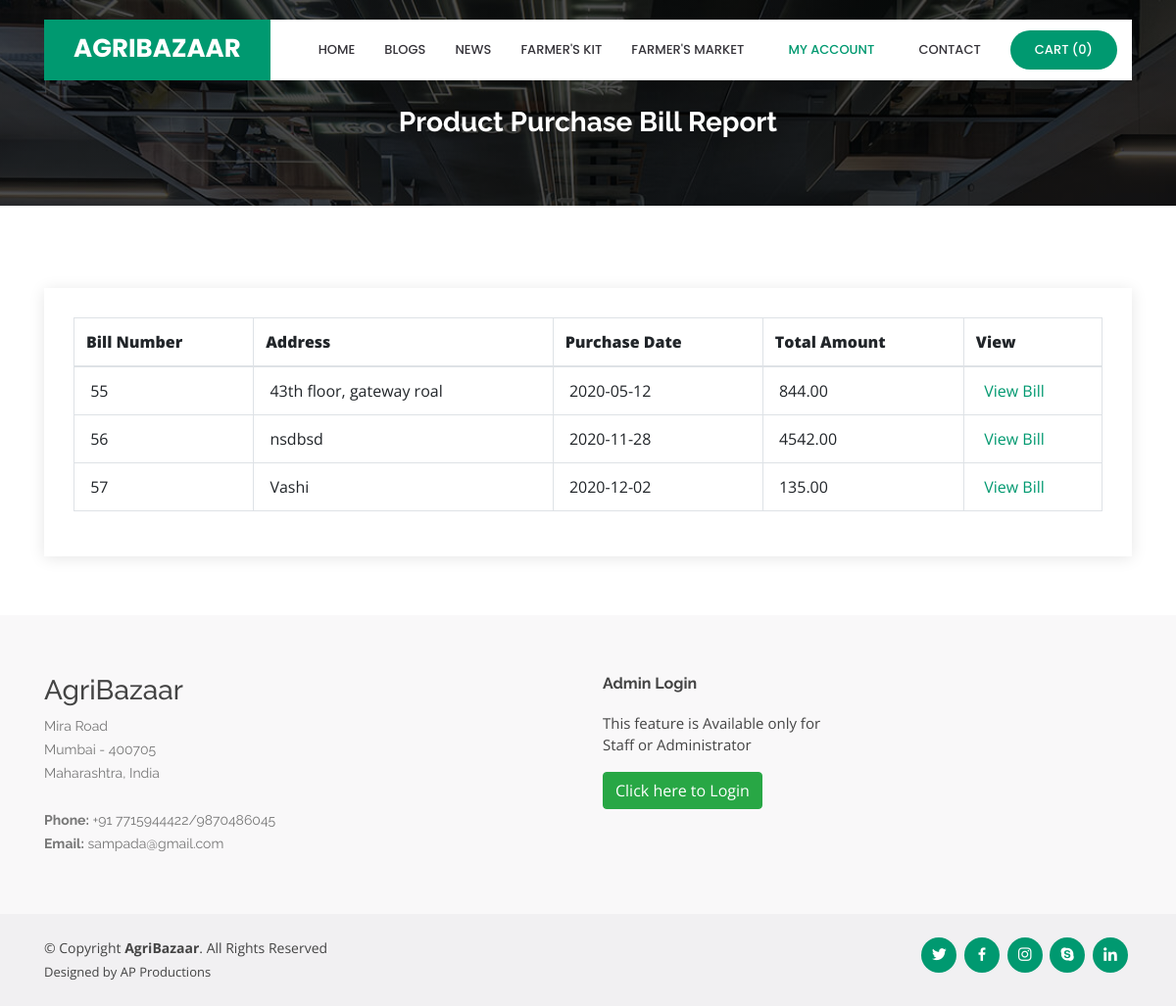
/viewadminpurchasereport.php (signed in), run on the app's committed database.
### tables this page shows
CREATE TABLE `product_purchase_bill` (
  `product_purchase_bill_id` int(10) NOT NULL,
  `customer_id` int(10) NOT NULL,
  `country_id` int(10) NOT NULL,
  `state_id` int(10) NOT NULL,
  `city_id` int(10) NOT NULL,
  `customer_name` varchar(25) NOT NULL,
  `customer_address` text NOT NULL,
  `pincode` varchar(10) NOT NULL,
  `customer_contact_number` varchar(15) NOT NULL,
  `purchase_date` date NOT NULL,
  `status` varchar(10) NOT NULL,
  `payment_type` varchar(25) NOT NULL,
  `payment_description` text NOT NULL,
  `seller_id` int(10) NOT NULL
);

### viewadminpurchasereport.php (the view, shortened to what this page needs)
<?php
include("header.php");
include("dbconnection.php");
?>
  <main id="main">
    <section id="cta" class="cta">
      <div class="container">
        <div class="text-center" data-aos="zoom-in">
		<br><br>
          <h3>Product Purchase Bill Report</h3>
        </div>
      </div>
    </section>
    <section id="contact" class="contact">
      <div class="container">
        <div class="row">
          <div class="col-lg-12" data-aos="fade-up" data-aos-delay="100">
            <div class="info mt-4 ">
<?php
							   $sql = "SELECT * FROM product_purchase_bill ";
							  $qsql = mysqli_query($con,$sql);
							  if(mysqli_num_rows($qsql)  == 0)
									{
										echo "<center>There is no Purchase Report to display!!</center>";
									}
									else
									{
							 ?>
<table class="table table-bordered " >
<thead>
<tr>
      <th><strong>Bill Number</strong></th>
      <th><strong>Address</strong></th>
      <th><strong>Purchase Date</strong></th>
      <th><strong>Total Amount</strong></th>
      <th><strong>View</strong></th>
  </tr>
  </thead>
  <tbody>
  <?php
							  while($rs = mysqli_fetch_array($qsql))
							  {
								  $sqlsum = "select sum(cost) from product_purchase_record where product_purchase_bill_id='$rs[product_purchase_bill_id]'";
								  $qsqlsum = mysqli_query($con,$sqlsum);
								  $rssum = mysqli_fetch_array($qsqlsum);
 echo "  <tr>
      <td>&nbsp;$rs[product_purchase_bill_id]</td>
      <td>&nbsp;$rs[customer_address]</td>
      <td>&nbsp;$rs[purchase_date]</td>
      <td>&nbsp;$rssum[0]</td>
      <td>&nbsp; <a href='printbill.php?billid=$rs[0]'>View Bill</a></td>
    </tr> ";
							  }
							  ?>
  </tbody>
</table>
<?php
							}
?>
            </div>
		  </div>
        </div>
      </div>
    </section>
  </main>
<?php
include("footer.php");
?>

### assets/css/style.css (style rules this page uses)
body { font-family: "Open Sans", sans-serif; color: #444444; }
a { color: #009970; }
h1, h2, h3, h4, h5, h6 { font-family: "Raleway", sans-serif; }
section { padding: 60px 0; overflow: hidden; }
.cta { background: linear-gradient(rgba(2, 2, 2, 0.7), rgba(0, 0, 0, 0.7)), url("../img/cta-bg.jpg") fixed center center; background-size: cover; padding: 60px 0; }
.cta h3 { color: #fff; font-size: 28px; font-weight: 700; }
.contact .info { padding: 30px; width: 100%; background: #fff; box-shadow: 0px 2px 15px rgba(0, 0, 0, 0.1); }

### data on the page
product_purchase_bill: product_purchase_bill_id "55", customer_address "43th floor, gateway roal", purchase_date "2020-05-12", rssum "844.00"
product_purchase_bill: product_purchase_bill_id "56", customer_address "nsdbsd", purchase_date "2020-11-28", rssum "4542.00"
product_purchase_bill: product_purchase_bill_id "57", customer_address "Vashi", purchase_date "2020-12-02", rssum "135.00"

### other printed values
mysqli_num_rows($qsqlproduct_purchase_record) "0"
